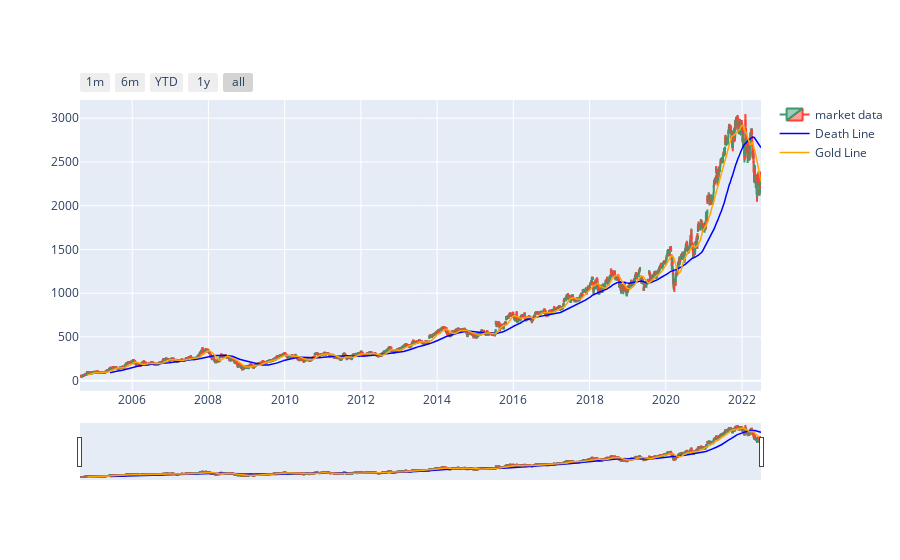

Notebook code cell kept with this figure:
### Code cell
#GOOG_data.set_index('Date', inplace=True)
plot_data_for_visualization(GOOG_data)
#GOOG_data.tail()

### Figure 1 — Plotly figure (JSON) as saved in the notebook; plotly's stock layout.template omitted (floating-point values rounded to 4 significant figures; data arrays with more than 128 entries replaced by an {"elided": "..."} marker saying what was removed)
{"data": [{"close": {"elided": "4499 float values"}, "high": {"elided": "4499 float values"}, "low": {"elided": "4499 float values"}, "name": "market data", "open": {"elided": "4499 float values"}, "type": "candlestick", "x": {"elided": "4499 str values"}}, {"line": {"color": "blue", "width": 1.5}, "name": "Death Line", "type": "scatter", "x": {"elided": "4499 str values"}, "y": {"elided": "4499 float values"}}, {"line": {"color": "orange", "width": 1.5}, "name": "Gold Line", "type": "scatter", "x": {"elided": "4499 str values"}, "y": {"elided": "4499 float values"}}], "layout": {"xaxis": {"rangeselector": {"buttons": [{"count": 1, "label": "1m", "step": "month", "stepmode": "backward"}, {"count": 6, "label": "6m", "step": "month", "stepmode": "backward"}, {"count": 1, "label": "YTD", "step": "year", "stepmode": "todate"}, {"count": 1, "label": "1y", "step": "year", "stepmode": "backward"}, {"step": "all"}]}, "rangeslider": {"visible": true}}}}
